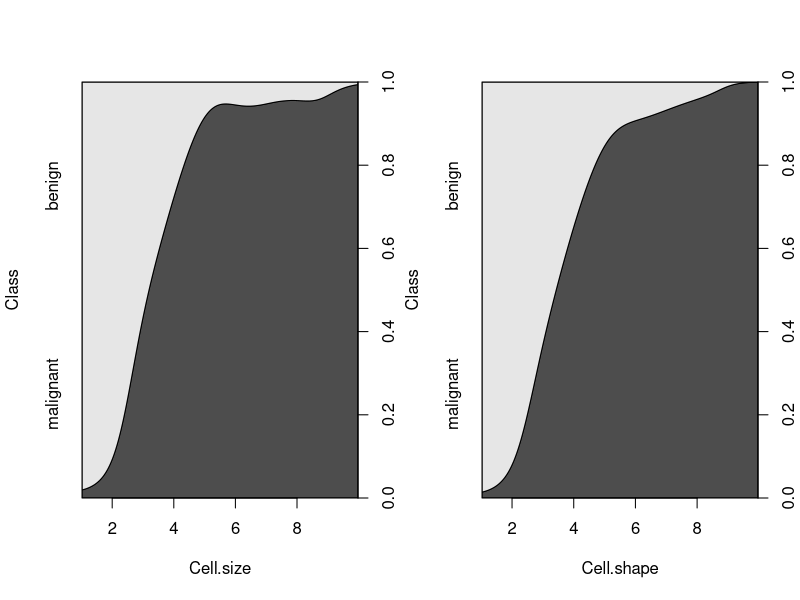
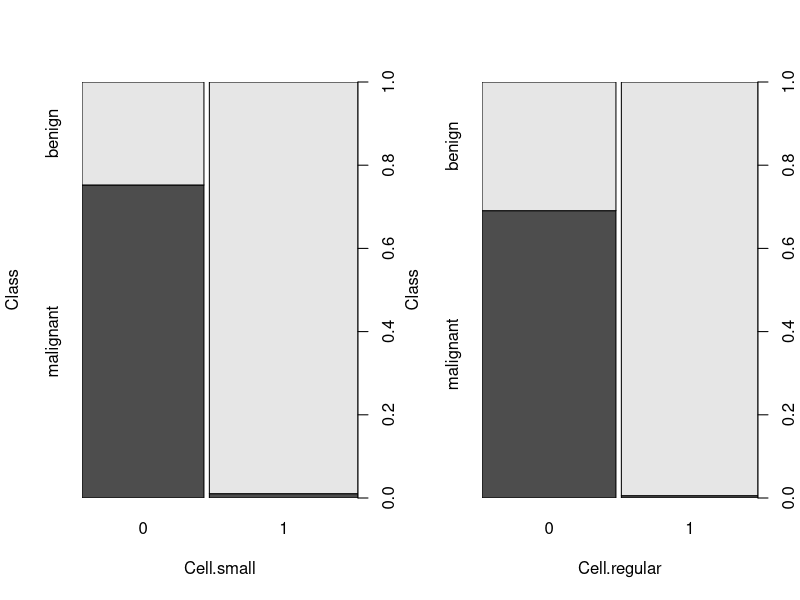
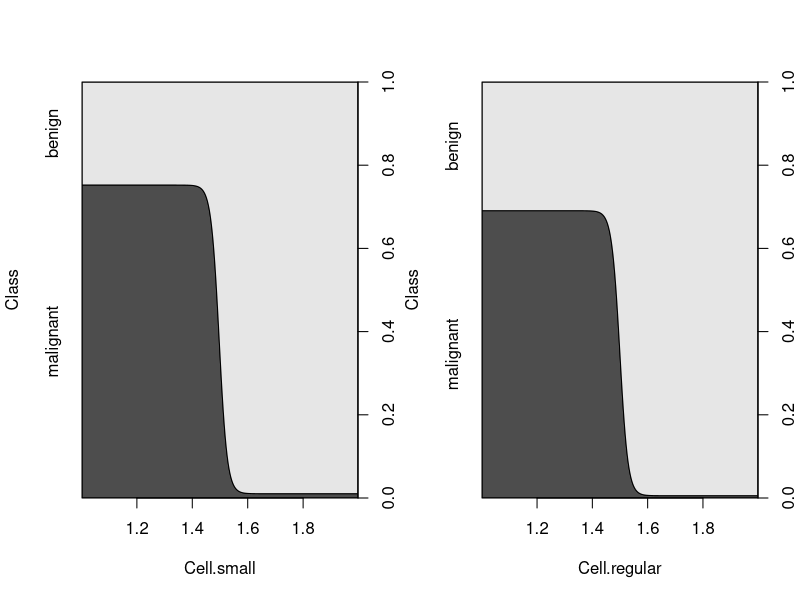

These charts were generated, in order, by the following R code:
## ---- chunk 1
# your code here
library(mlbench)
data(BreastCancer)
df <- BreastCancer
str(BreastCancer)
head(BreastCancer)
summary(BreastCancer[,c(11)])
total <- 458 + 241
benignAmount <- 458/total * 100
malignantAmount <- 241 / total * 100
print(paste(benignAmount,"% are benign class and ",malignantAmount,"% are malignant."))

## ---- chunk 2
# your code here
glm0 <- glm(Class~Cell.size+Cell.shape, data = df, family = "binomial")
summary(glm0)



## ---- chunk 3
# BreastCancer$Cell.small column
df$Cell.small <- 0
df$Cell.small[df$Cell.size==1] <- 1
df$Cell.small <- factor(df$Cell.small)

df$Cell.regular <- 0
df$Cell.regular[df$Cell.shape==1] <- 1
df$Cell.regular <- factor(df$Cell.regular)

df$Class <- factor(df$Class)

summary(df[,c(3,4,12,13)])


## ---- chunk 4
# BreastCancer$Cell.regular column

## ---- chunk 5
# your code here
attach(df)
par(mfrow=c(1,2))
cdplot(Class~Cell.size)
cdplot(Class~Cell.shape)
## ---- chunk 6
# plots here
par(mfrow=c(1,2))
plot(Class~Cell.small,data = df)
plot(Class~Cell.regular,data = df)

cdplot(Class~Cell.small,data = df)
cdplot(Class~Cell.regular,data = df)
## ---- chunk 7
# calculations and output here
newList1 <- df[,c(11,12)]
newList2 <- df[,c(11,13)]

newList1$mal<- FALSE
newList1$mal[newList1$Class =="malignant"] <- TRUE
newList2$mal<- FALSE
newList2$mal[newList2$Class =="malignant"] <- TRUE
malSmall1 <- subset(newList1,mal==TRUE)
summary(malSmall1$Cell.small)
malReg1 <- subset(newList2,mal==TRUE)
summary(malReg1$Cell.regular)

print(paste("Malignant and Small percentage: ", 4/241 * 100, "%"))
print(paste("Malignant and not Small percentage", 237/241 * 100, "%"))
print(paste("Malignant and Regular percentage: ", 2/241 * 100, "%"))
print(paste("Malignant and not Regular percentage", 237/241 * 100, "%"))
## ---- chunk 8
# your code here
set.seed(1234)
i <- sample(1:nrow(df), .8*nrow(df),replace=FALSE)
train <- df[i,]
test <- df[-i,]


## ---- chunk 9
# your code here
glm1 <- glm(Class == "malignant" ~Cell.regular+Cell.small,data = train, family = "binomial")
summary(glm1)

## ---- chunk 10
# your code here
library(caret)

pred <- predict(glm1, newdata=test, type = "response")
pr <- ifelse(pred > .5, "malignant", "benign")
pr1 <- ifelse(pred >.5, 2,1 )#if use string for acc doesn't work
acc1 <- mean(pr1==as.integer(test$Class))
print(paste("glm1 accuracy = ",acc1))
confusionMatrix(as.factor(pr),test$Class,positive="malignant")
#table(pr,test$Class)
## ---- chunk 11
# your code here
glm1$coefficients[3]
glmTest <- glm(Class~Cell.regular+Cell.small, data = df, family = "binomial")

glmTest$coefficients[3]
estProb <- exp(glm1$coefficients[3])/(1+exp(glm1$coefficients[3]))
#first probablity based off of Cell.shape and Cell.size, 2nd one based off of Cell.regular and Cell.small
print(paste("The estimated probablity for malignancy based of regular cells is ",estProb * 100,"% (using Cell.size and Cell.shape)"))

estProb2 <- exp(glmTest$coefficients[3])/(1+exp(glmTest$coefficients[3]))
print(paste("The estimated probablity for malignancy based of regular cells is ",estProb2 * 100,"% (using Cell.regular and Cell.small)"))

## ---- chunk 12
# your code here
glm_small <- glm(Class== "malignant"~Cell.small,data = train, family="binomial")
glm_regular <- glm(Class=="malignant"~Cell.regular, data = train, family="binomial")
anova(glm_small, glm_regular, glm1)
summary(glm_small)
summary(glm_regular)
summary(glm1)
## ---- chunk 13
# your code here
library(e1071)
nb1 <- naiveBayes(Class~Cell.small+Cell.regular, data = train)
nb1


## ---- chunk 14
# your code here
predNB <- predict(nb1,  newdata=test)
#head(predNB, n=2)
library(caret)
confusionMatrix(predNB,test$Class,positive="malignant")
